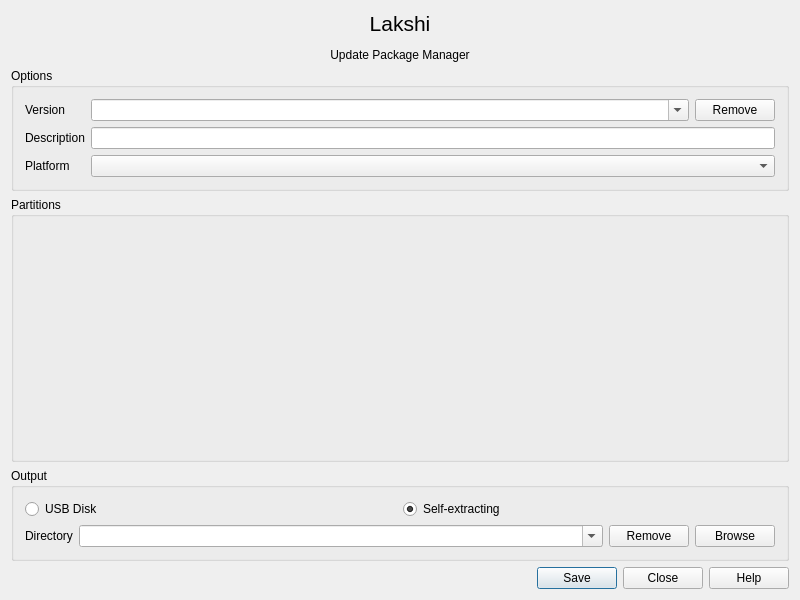
<?xml version="1.0" encoding="UTF-8"?>
<ui version="4.0">
 <class>Dialog</class>
 <widget class="QDialog" name="Dialog">
  <property name="geometry">
   <rect>
    <x>0</x>
    <y>0</y>
    <width>800</width>
    <height>600</height>
   </rect>
  </property>
  <property name="windowTitle">
   <string>Dialog</string>
  </property>
  <layout class="QVBoxLayout" name="verticalLayout">
   <item>
    <widget class="QLabel" name="label">
     <property name="text">
      <string>&lt;html&gt;&lt;head/&gt;&lt;body&gt;&lt;p align=&quot;center&quot;&gt;&lt;span style=&quot; font-size:16pt;&quot;&gt;Lakshi&lt;/span&gt;&lt;/p&gt;&lt;p align=&quot;center&quot;&gt;Update Package Manager&lt;/p&gt;&lt;/body&gt;&lt;/html&gt;</string>
     </property>
    </widget>
   </item>
   <item>
    <widget class="QGroupBox" name="groupBox">
     <property name="title">
      <string>Options</string>
     </property>
     <layout class="QFormLayout" name="formLayout">
      <item row="1" column="0">
       <widget class="QLabel" name="label_4">
        <property name="text">
         <string>Version</string>
        </property>
       </widget>
      </item>
      <item row="1" column="1">
       <layout class="QHBoxLayout" name="horizontalLayout_3">
        <item>
         <widget class="QComboBox" name="versionComboBox">
          <property name="sizePolicy">
           <sizepolicy hsizetype="Expanding" vsizetype="Fixed">
            <horstretch>0</horstretch>
            <verstretch>0</verstretch>
           </sizepolicy>
          </property>
          <property name="editable">
           <bool>true</bool>
          </property>
          <property name="insertPolicy">
           <enum>QComboBox::InsertAlphabetically</enum>
          </property>
         </widget>
        </item>
        <item>
         <widget class="QPushButton" name="removeVersionPushButton">
          <property name="text">
           <string>Remove</string>
          </property>
         </widget>
        </item>
       </layout>
      </item>
      <item row="2" column="0">
       <widget class="QLabel" name="label_3">
        <property name="text">
         <string>Description</string>
        </property>
       </widget>
      </item>
      <item row="2" column="1">
       <widget class="QLineEdit" name="descriptionLineEdit"/>
      </item>
      <item row="3" column="0">
       <widget class="QLabel" name="label_5">
        <property name="text">
         <string>Platform</string>
        </property>
       </widget>
      </item>
      <item row="3" column="1">
       <widget class="QComboBox" name="platformComboBox"/>
      </item>
     </layout>
    </widget>
   </item>
   <item>
    <widget class="QGroupBox" name="sectionGroupBox">
     <property name="sizePolicy">
      <sizepolicy hsizetype="Preferred" vsizetype="Preferred">
       <horstretch>0</horstretch>
       <verstretch>1</verstretch>
      </sizepolicy>
     </property>
     <property name="title">
      <string>Partitions</string>
     </property>
     <layout class="QVBoxLayout" name="verticalLayout_3"/>
    </widget>
   </item>
   <item>
    <widget class="QGroupBox" name="outputGroupBox">
     <property name="title">
      <string>Output</string>
     </property>
     <layout class="QVBoxLayout" name="verticalLayout_2">
      <item>
       <layout class="QHBoxLayout" name="horizontalLayout_2">
        <item>
         <widget class="QRadioButton" name="usbDiskRadioButton">
          <property name="text">
           <string>USB Disk</string>
          </property>
          <property name="checked">
           <bool>false</bool>
          </property>
         </widget>
        </item>
        <item>
         <widget class="QRadioButton" name="selfExtractingFormatRadioButton">
          <property name="text">
           <string>Self-extracting</string>
          </property>
          <property name="checked">
           <bool>true</bool>
          </property>
         </widget>
        </item>
       </layout>
      </item>
      <item>
       <layout class="QHBoxLayout" name="horizontalLayout">
        <item>
         <widget class="QLabel" name="label_2">
          <property name="text">
           <string>Directory</string>
          </property>
         </widget>
        </item>
        <item>
         <widget class="QComboBox" name="outputDirectoryComboBox">
          <property name="sizePolicy">
           <sizepolicy hsizetype="Expanding" vsizetype="Fixed">
            <horstretch>0</horstretch>
            <verstretch>0</verstretch>
           </sizepolicy>
          </property>
          <property name="editable">
           <bool>true</bool>
          </property>
          <property name="insertPolicy">
           <enum>QComboBox::InsertAlphabetically</enum>
          </property>
         </widget>
        </item>
        <item>
         <widget class="QPushButton" name="removeOutputDirPushButton">
          <property name="text">
           <string>Remove</string>
          </property>
         </widget>
        </item>
        <item>
         <widget class="QPushButton" name="browsePushButton">
          <property name="text">
           <string>Browse</string>
          </property>
         </widget>
        </item>
       </layout>
      </item>
     </layout>
    </widget>
   </item>
   <item>
    <widget class="QDialogButtonBox" name="buttonBox">
     <property name="standardButtons">
      <set>QDialogButtonBox::Close|QDialogButtonBox::Help|QDialogButtonBox::Save</set>
     </property>
    </widget>
   </item>
  </layout>
 </widget>
 <layoutdefault spacing="6" margin="11"/>
 <resources/>
 <connections>
  <connection>
   <sender>buttonBox</sender>
   <signal>rejected()</signal>
   <receiver>Dialog</receiver>
   <slot>close()</slot>
   <hints>
    <hint type="sourcelabel">
     <x>399</x>
     <y>575</y>
    </hint>
    <hint type="destinationlabel">
     <x>399</x>
     <y>299</y>
    </hint>
   </hints>
  </connection>
 </connections>
</ui>
